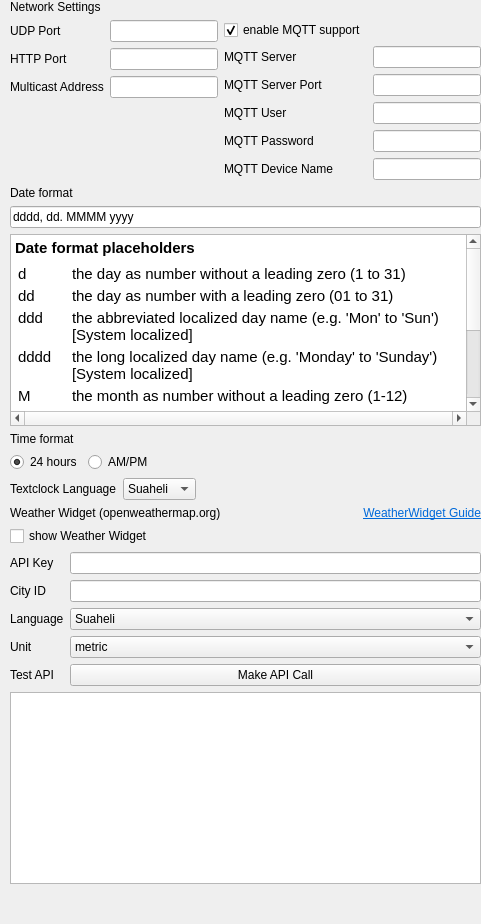
     <widget class="QWidget" name="tab_advanced">
      <attribute name="title">
       <string>Advanced Settings</string>
      </attribute>
      <layout class="QGridLayout" name="gridLayout_2">
       <property name="leftMargin">
        <number>10</number>
       </property>
       <property name="topMargin">
        <number>0</number>
       </property>
       <property name="rightMargin">
        <number>0</number>
       </property>
       <property name="bottomMargin">
        <number>0</number>
       </property>
       <item row="1" column="0">
        <layout class="QVBoxLayout" name="verticalLayout_15">
         <item>
          <widget class="QLabel" name="label_45">
           <property name="text">
            <string>Network Settings</string>
           </property>
          </widget>
         </item>
         <item>
          <layout class="QHBoxLayout" name="horizontalLayout_20">
           <item>
            <layout class="QFormLayout" name="formLayout">
             <property name="labelAlignment">
              <set>Qt::AlignmentFlag::AlignLeading|Qt::AlignmentFlag::AlignLeft|Qt::AlignmentFlag::AlignVCenter</set>
             </property>
             <property name="formAlignment">
              <set>Qt::AlignmentFlag::AlignLeading|Qt::AlignmentFlag::AlignLeft|Qt::AlignmentFlag::AlignTop</set>
             </property>
             <item row="0" column="0">
              <widget class="QLabel" name="label_4">
               <property name="text">
                <string>UDP Port</string>
               </property>
               <property name="buddy">
                <cstring>udpport</cstring>
               </property>
              </widget>
             </item>
             <item row="0" column="1">
              <widget class="QLineEdit" name="udpport">
               <property name="sizePolicy">
                <sizepolicy hsizetype="Minimum" vsizetype="Fixed">
                 <horstretch>0</horstretch>
                 <verstretch>0</verstretch>
                </sizepolicy>
               </property>
               <property name="minimumSize">
                <size>
                 <width>0</width>
                 <height>0</height>
                </size>
               </property>
              </widget>
             </item>
             <item row="1" column="0">
              <widget class="QLabel" name="label_12">
               <property name="text">
                <string>HTTP Port</string>
               </property>
               <property name="buddy">
                <cstring>httpport</cstring>
               </property>
              </widget>
             </item>
             <item row="1" column="1">
              <widget class="QLineEdit" name="httpport"/>
             </item>
             <item row="2" column="0">
              <widget class="QLabel" name="label_40">
               <property name="text">
                <string>Multicast Address</string>
               </property>
               <property name="buddy">
                <cstring>multicast_group</cstring>
               </property>
              </widget>
             </item>
             <item row="2" column="1">
              <widget class="QLineEdit" name="multicast_group"/>
             </item>
            </layout>
           </item>
           <item>
            <layout class="QFormLayout" name="formLayout_3">
             <property name="labelAlignment">
              <set>Qt::AlignmentFlag::AlignLeading|Qt::AlignmentFlag::AlignLeft|Qt::AlignmentFlag::AlignVCenter</set>
             </property>
             <property name="formAlignment">
              <set>Qt::AlignmentFlag::AlignLeading|Qt::AlignmentFlag::AlignLeft|Qt::AlignmentFlag::AlignTop</set>
             </property>
             <item row="0" column="0">
              <widget class="QCheckBox" name="enablemqtt">
               <property name="text">
                <string>enable MQTT support</string>
               </property>
               <property name="checked">
                <bool>true</bool>
               </property>
              </widget>
             </item>
             <item row="1" column="0">
              <widget class="QLabel" name="label_41">
               <property name="text">
                <string>MQTT Server</string>
               </property>
               <property name="buddy">
                <cstring>mqttserver</cstring>
               </property>
              </widget>
             </item>
             <item row="1" column="1">
              <widget class="QLineEdit" name="mqttserver"/>
             </item>
             <item row="2" column="0">
              <widget class="QLabel" name="label_46">
               <property name="text">
                <string>MQTT Server Port</string>
               </property>
               <property name="buddy">
                <cstring>mqttport</cstring>
               </property>
              </widget>
             </item>
             <item row="2" column="1">
              <widget class="QLineEdit" name="mqttport"/>
             </item>
             <item row="3" column="0">
              <widget class="QLabel" name="label_43">
               <property name="text">
                <string>MQTT User</string>
               </property>
               <property name="buddy">
                <cstring>mqttuser</cstring>
               </property>
              </widget>
             </item>
             <item row="3" column="1">
              <widget class="QLineEdit" name="mqttuser"/>
             </item>
             <item row="4" column="0">
              <widget class="QLabel" name="label_44">
               <property name="text">
                <string>MQTT Password</string>
               </property>
               <property name="buddy">
                <cstring>mqttpassword</cstring>
               </property>
              </widget>
             </item>
             <item row="4" column="1">
              <widget class="QLineEdit" name="mqttpassword"/>
             </item>
             <item row="5" column="0">
              <widget class="QLabel" name="label_42">
               <property name="text">
                <string>MQTT Device Name</string>
               </property>
               <property name="buddy">
                <cstring>mqttdevicename</cstring>
               </property>
              </widget>
             </item>
             <item row="5" column="1">
              <widget class="QLineEdit" name="mqttdevicename"/>
             </item>
            </layout>
           </item>
          </layout>
         </item>
         <item>
          <widget class="QLabel" name="label_10">
           <property name="text">
            <string>Date format</string>
           </property>
           <property name="buddy">
            <cstring>dateFormat</cstring>
           </property>
          </widget>
         </item>
         <item>
          <widget class="QLineEdit" name="dateFormat">
           <property name="text">
            <string>dddd, dd. MMMM yyyy</string>
           </property>
          </widget>
         </item>
         <item>
          <widget class="QTextBrowser" name="textBrowser_2">
           <property name="acceptDrops">
            <bool>false</bool>
           </property>
           <property name="horizontalScrollBarPolicy">
            <enum>Qt::ScrollBarPolicy::ScrollBarAlwaysOn</enum>
           </property>
           <property name="html">
            <string>&lt;!DOCTYPE HTML PUBLIC &quot;-//W3C//DTD HTML 4.0//EN&quot; &quot;http://www.w3.org/TR/REC-html40/strict.dtd&quot;&gt;
&lt;html&gt;&lt;head&gt;&lt;meta name=&quot;qrichtext&quot; content=&quot;1&quot; /&gt;&lt;meta charset=&quot;utf-8&quot; /&gt;&lt;style type=&quot;text/css&quot;&gt;
p, li { white-space: pre-wrap; }
hr { height: 1px; border-width: 0; }
li.unchecked::marker { content: &quot;\2610&quot;; }
li.checked::marker { content: &quot;\2612&quot;; }
&lt;/style&gt;&lt;/head&gt;&lt;body style=&quot; font-family:'.AppleSystemUIFont'; font-size:13pt; font-weight:400; font-style:normal;&quot;&gt;
&lt;p style=&quot; margin-top:12px; margin-bottom:12px; margin-left:0px; margin-right:0px; -qt-block-indent:0; text-indent:0px;&quot;&gt;&lt;span style=&quot; font-family:'FreeSans'; font-size:11pt; font-weight:600;&quot;&gt;Date format placeholders&lt;/span&gt;&lt;/p&gt;
&lt;table border=&quot;0&quot; style=&quot; margin-top:5px; margin-bottom:0px; margin-left:0px; margin-right:0px;&quot; cellspacing=&quot;2&quot; cellpadding=&quot;1&quot;&gt;
&lt;tr&gt;
&lt;td&gt;
&lt;p style=&quot; margin-top:0px; margin-bottom:0px; margin-left:0px; margin-right:0px; -qt-block-indent:0; text-indent:0px;&quot;&gt;&lt;span style=&quot; font-family:'FreeSans'; font-size:11pt;&quot;&gt;d&lt;/span&gt;&lt;/p&gt;&lt;/td&gt;
&lt;td&gt;
&lt;p style=&quot; margin-top:0px; margin-bottom:0px; margin-left:0px; margin-right:0px; -qt-block-indent:0; text-indent:0px;&quot;&gt;&lt;span style=&quot; font-family:'FreeSans'; font-size:11pt;&quot;&gt;the day as number without a leading zero (1 to 31)&lt;/span&gt;&lt;/p&gt;&lt;/td&gt;&lt;/tr&gt;
&lt;tr&gt;
&lt;td&gt;
&lt;p style=&quot; margin-top:0px; margin-bottom:0px; margin-left:0px; margin-right:0px; -qt-block-indent:0; text-indent:0px;&quot;&gt;&lt;span style=&quot; font-family:'FreeSans'; font-size:11pt;&quot;&gt;dd&lt;/span&gt;&lt;/p&gt;&lt;/td&gt;
&lt;td&gt;
&lt;p style=&quot; margin-top:0px; margin-bottom:0px; margin-left:0px; margin-right:0px; -qt-block-indent:0; text-indent:0px;&quot;&gt;&lt;span style=&quot; font-family:'FreeSans'; font-size:11pt;&quot;&gt;the day as number with a leading zero (01 to 31)&lt;/span&gt;&lt;/p&gt;&lt;/td&gt;&lt;/tr&gt;
&lt;tr&gt;
&lt;td&gt;
&lt;p style=&quot; margin-top:0px; margin-bottom:0px; margin-left:0px; margin-right:0px; -qt-block-indent:0; text-indent:0px;&quot;&gt;&lt;span style=&quot; font-family:'FreeSans'; font-size:11pt;&quot;&gt;ddd&lt;/span&gt;&lt;/p&gt;&lt;/td&gt;
&lt;td&gt;
&lt;p style=&quot; margin-top:0px; margin-bottom:0px; margin-left:0px; margin-right:0px; -qt-block-indent:0; text-indent:0px;&quot;&gt;&lt;span style=&quot; font-family:'FreeSans'; font-size:11pt;&quot;&gt;the abbreviated localized day name (e.g. 'Mon' to 'Sun') [System localized]&lt;/span&gt;&lt;/p&gt;&lt;/td&gt;&lt;/tr&gt;
&lt;tr&gt;
&lt;td&gt;
&lt;p style=&quot; margin-top:0px; margin-bottom:0px; margin-left:0px; margin-right:0px; -qt-block-indent:0; text-indent:0px;&quot;&gt;&lt;span style=&quot; font-family:'FreeSans'; font-size:11pt;&quot;&gt;dddd&lt;/span&gt;&lt;/p&gt;&lt;/td&gt;
&lt;td&gt;
&lt;p style=&quot; margin-top:0px; margin-bottom:0px; margin-left:0px; margin-right:0px; -qt-block-indent:0; text-indent:0px;&quot;&gt;&lt;span style=&quot; font-family:'FreeSans'; font-size:11pt;&quot;&gt;the long localized day name (e.g. 'Monday' to 'Sunday') [System localized]&lt;/span&gt;&lt;/p&gt;&lt;/td&gt;&lt;/tr&gt;
&lt;tr&gt;
&lt;td&gt;
&lt;p style=&quot; margin-top:0px; margin-bottom:0px; margin-left:0px; margin-right:0px; -qt-block-indent:0; text-indent:0px;&quot;&gt;&lt;span style=&quot; font-family:'FreeSans'; font-size:11pt;&quot;&gt;M&lt;/span&gt;&lt;/p&gt;&lt;/td&gt;
&lt;td&gt;
&lt;p style=&quot; margin-top:0px; margin-bottom:0px; margin-left:0px; margin-right:0px; -qt-block-indent:0; text-indent:0px;&quot;&gt;&lt;span style=&quot; font-family:'FreeSans'; font-size:11pt;&quot;&gt;the month as number without a leading zero (1-12)&lt;/span&gt;&lt;/p&gt;&lt;/td&gt;&lt;/tr&gt;
&lt;tr&gt;
&lt;td&gt;
&lt;p style=&quot; margin-top:0px; margin-bottom:0px; margin-left:0px; margin-right:0px; -qt-block-indent:0; text-indent:0px;&quot;&gt;&lt;span style=&quot; font-family:'FreeSans'; font-size:11pt;&quot;&gt;MM&lt;/span&gt;&lt;/p&gt;&lt;/td&gt;
&lt;td&gt;
&lt;p style=&quot; margin-top:0px; margin-bottom:0px; margin-left:0px; margin-right:0px; -qt-block-indent:0; text-indent:0px;&quot;&gt;&lt;span style=&quot; font-family:'FreeSans'; font-size:11pt;&quot;&gt;the month as number with a leading zero (01-12)&lt;/span&gt;&lt;/p&gt;&lt;/td&gt;&lt;/tr&gt;
&lt;tr&gt;
&lt;td&gt;
&lt;p style=&quot; margin-top:0px; margin-bottom:0px; margin-left:0px; margin-right:0px; -qt-block-indent:0; text-indent:0px;&quot;&gt;&lt;span style=&quot; font-family:'FreeSans'; font-size:11pt;&quot;&gt;MMM&lt;/span&gt;&lt;/p&gt;&lt;/td&gt;
&lt;td&gt;
&lt;p style=&quot; margin-top:0px; margin-bottom:0px; margin-left:0px; margin-right:0px; -qt-block-indent:0; text-indent:0px;&quot;&gt;&lt;span style=&quot; font-family:'FreeSans'; font-size:11pt;&quot;&gt;the abbreviated localized month name (e.g. 'Jan' to 'Dec') [System localized]&lt;/span&gt;&lt;/p&gt;&lt;/td&gt;&lt;/tr&gt;
&lt;tr&gt;
&lt;td&gt;
&lt;p style=&quot; margin-top:0px; margin-bottom:0px; margin-left:0px; margin-right:0px; -qt-block-indent:0; text-indent:0px;&quot;&gt;&lt;span style=&quot; font-family:'FreeSans'; font-size:11pt;&quot;&gt;MMMM&lt;/span&gt;&lt;/p&gt;&lt;/td&gt;
&lt;td&gt;
&lt;p style=&quot; margin-top:0px; margin-bottom:0px; margin-left:0px; margin-right:0px; -qt-block-indent:0; text-indent:0px;&quot;&gt;&lt;span style=&quot; font-family:'FreeSans'; font-size:11pt;&quot;&gt;the long localized month name (e.g. 'January' to 'December') [System localized]&lt;/span&gt;&lt;/p&gt;&lt;/td&gt;&lt;/tr&gt;
&lt;tr&gt;
&lt;td&gt;
&lt;p style=&quot; margin-top:0px; margin-bottom:0px; margin-left:0px; margin-right:0px; -qt-block-indent:0; text-indent:0px;&quot;&gt;&lt;span style=&quot; font-family:'FreeSans'; font-size:11pt;&quot;&gt;yy&lt;/span&gt;&lt;/p&gt;&lt;/td&gt;
&lt;td&gt;
&lt;p style=&quot; margin-top:0px; margin-bottom:0px; margin-left:0px; margin-right:0px; -qt-block-indent:0; text-indent:0px;&quot;&gt;&lt;span style=&quot; font-family:'FreeSans'; font-size:11pt;&quot;&gt;the year as two digit number (00-99)&lt;/span&gt;&lt;/p&gt;&lt;/td&gt;&lt;/tr&gt;
&lt;tr&gt;
&lt;td&gt;
&lt;p style=&quot; margin-top:0px; margin-bottom:0px; margin-left:0px; margin-right:0px; -qt-block-indent:0; text-indent:0px;&quot;&gt;&lt;span style=&quot; font-family:'FreeSans'; font-size:11pt;&quot;&gt;yyyy&lt;/span&gt;&lt;/p&gt;&lt;/td&gt;
&lt;td&gt;
&lt;p style=&quot; margin-top:0px; margin-bottom:0px; margin-left:0px; margin-right:0px; -qt-block-indent:0; text-indent:0px;&quot;&gt;&lt;span style=&quot; font-family:'FreeSans'; font-size:11pt;&quot;&gt;the year as four digit number&lt;/span&gt;&lt;/p&gt;&lt;/td&gt;&lt;/tr&gt;&lt;/table&gt;&lt;/body&gt;&lt;/html&gt;</string>
           </property>
          </widget>
         </item>
        </layout>
       </item>
       <item row="7" column="0">
        <spacer name="verticalSpacer">
         <property name="orientation">
          <enum>Qt::Orientation::Vertical</enum>
         </property>
         <property name="sizeHint" stdset="0">
          <size>
           <width>20</width>
           <height>40</height>
          </size>
         </property>
        </spacer>
       </item>
       <item row="3" column="0">
        <layout class="QVBoxLayout" name="verticalLayout_17">
         <item>
          <widget class="QLabel" name="label_22">
           <property name="text">
            <string>Time format</string>
           </property>
          </widget>
         </item>
         <item>
          <layout class="QHBoxLayout" name="horizontalLayout">
           <item>
            <widget class="QRadioButton" name="time_24h">
             <property name="sizePolicy">
              <sizepolicy hsizetype="Maximum" vsizetype="Fixed">
               <horstretch>0</horstretch>
               <verstretch>0</verstretch>
              </sizepolicy>
             </property>
             <property name="text">
              <string>24 hours</string>
             </property>
             <property name="checked">
              <bool>true</bool>
             </property>
            </widget>
           </item>
           <item>
            <widget class="QRadioButton" name="time_am_pm">
             <property name="text">
              <string>AM/PM</string>
             </property>
            </widget>
           </item>
          </layout>
         </item>
        </layout>
       </item>
       <item row="6" column="0">
        <layout class="QVBoxLayout" name="verticalLayout_18">
         <item>
          <layout class="QHBoxLayout" name="horizontalLayout_15">
           <item>
            <widget class="QLabel" name="label_13">
             <property name="text">
              <string>Weather Widget (openweathermap.org)</string>
             </property>
            </widget>
           </item>
           <item>
            <widget class="QLabel" name="label_27">
             <property name="text">
              <string>&lt;html&gt;&lt;head/&gt;&lt;body&gt;&lt;p&gt;&lt;a href=&quot;https://www.astrastudio.de/wiki/onairscreen#weather-widget&quot;&gt;&lt;span style=&quot; text-decoration: underline; color:#0069d9;&quot;&gt;WeatherWidget Guide&lt;/span&gt;&lt;/a&gt;&lt;/p&gt;&lt;/body&gt;&lt;/html&gt;</string>
             </property>
             <property name="textFormat">
              <enum>Qt::TextFormat::AutoText</enum>
             </property>
             <property name="alignment">
              <set>Qt::AlignmentFlag::AlignRight|Qt::AlignmentFlag::AlignTrailing|Qt::AlignmentFlag::AlignVCenter</set>
             </property>
             <property name="openExternalLinks">
              <bool>true</bool>
             </property>
             <property name="textInteractionFlags">
              <set>Qt::TextInteractionFlag::LinksAccessibleByMouse|Qt::TextInteractionFlag::TextSelectableByMouse</set>
             </property>
            </widget>
           </item>
          </layout>
         </item>
         <item>
          <widget class="QCheckBox" name="owmWidgetEnabled">
           <property name="text">
            <string>show Weather Widget</string>
           </property>
          </widget>
         </item>
         <item>
          <layout class="QFormLayout" name="owmLayout">
           <property name="labelAlignment">
            <set>Qt::AlignmentFlag::AlignLeading|Qt::AlignmentFlag::AlignLeft|Qt::AlignmentFlag::AlignVCenter</set>
           </property>
           <property name="formAlignment">
            <set>Qt::AlignmentFlag::AlignLeading|Qt::AlignmentFlag::AlignLeft|Qt::AlignmentFlag::AlignTop</set>
           </property>
           <item row="0" column="0">
            <widget class="QLabel" name="label_14">
             <property name="text">
              <string>API Key</string>
             </property>
             <property name="buddy">
              <cstring>owmAPIKey</cstring>
             </property>
            </widget>
           </item>
           <item row="0" column="1">
            <widget class="QLineEdit" name="owmAPIKey">
             <property name="minimumSize">
              <size>
               <width>300</width>
               <height>0</height>
              </size>
             </property>
             <property name="text">
              <string/>
             </property>
            </widget>
           </item>
           <item row="1" column="0">
            <widget class="QLabel" name="label_23">
             <property name="text">
              <string>City ID</string>
             </property>
             <property name="buddy">
              <cstring>owmCityID</cstring>
             </property>
            </widget>
           </item>
           <item row="1" column="1">
            <widget class="QLineEdit" name="owmCityID"/>
           </item>
           <item row="2" column="0">
            <widget class="QLabel" name="label_24">
             <property name="text">
              <string>Language</string>
             </property>
             <property name="buddy">
              <cstring>owmLanguage</cstring>
             </property>
            </widget>
           </item>
           <item row="2" column="1">
            <widget class="QComboBox" name="owmLanguage">
             <item>
              <property name="text">
               <string>Suaheli</string>
              </property>
             </item>
            </widget>
           </item>
           <item row="4" column="1">
            <widget class="QPushButton" name="owmTestAPI">
             <property name="text">
              <string>Make API Call</string>
             </property>
            </widget>
           </item>
           <item row="4" column="0">
            <widget class="QLabel" name="label_25">
             <property name="text">
              <string>Test API</string>
             </property>
             <property name="buddy">
              <cstring>owmTestAPI</cstring>
             </property>
            </widget>
           </item>
           <item row="3" column="0">
            <widget class="QLabel" name="label_26">
             <property name="text">
              <string>Unit</string>
             </property>
             <property name="buddy">
              <cstring>owmUnit</cstring>
             </property>
            </widget>
           </item>
           <item row="3" column="1">
            <widget class="QComboBox" name="owmUnit">
             <item>
              <property name="text">
               <string>metric</string>
              </property>
             </item>
            </widget>
           </item>
          </layout>
         </item>
         <item>
          <layout class="QVBoxLayout" name="verticalLayout_19">
           <item>
            <widget class="QPlainTextEdit" name="owmTestOutput">
             <property name="readOnly">
              <bool>true</bool>
             </property>
            </widget>
           </item>
          </layout>
         </item>
        </layout>
       </item>
       <item row="5" column="0">
        <layout class="QVBoxLayout" name="verticalLayout_16">
         <item>
          <layout class="QFormLayout" name="formLayout_2">
           <property name="labelAlignment">
            <set>Qt::AlignmentFlag::AlignLeading|Qt::AlignmentFlag::AlignLeft|Qt::AlignmentFlag::AlignVCenter</set>
           </property>
           <property name="formAlignment">
            <set>Qt::AlignmentFlag::AlignLeading|Qt::AlignmentFlag::AlignLeft|Qt::AlignmentFlag::AlignTop</set>
           </property>
           <item row="0" column="0">
            <widget class="QLabel" name="label_15">
             <property name="text">
              <string>Textclock Language</string>
             </property>
             <property name="buddy">
              <cstring>textClockLanguage</cstring>
             </property>
            </widget>
           </item>
           <item row="0" column="1">
            <widget class="QComboBox" name="textClockLanguage">
             <property name="sizePolicy">
              <sizepolicy hsizetype="Maximum" vsizetype="Fixed">
               <horstretch>0</horstretch>
               <verstretch>0</verstretch>
              </sizepolicy>
             </property>
             <item>
              <property name="text">
               <string>Suaheli</string>
              </property>
             </item>
             <item>
              <property name="text">
               <string>English</string>
              </property>
             </item>
             <item>
              <property name="text">
               <string>German</string>
              </property>
             </item>
             <item>
              <property name="text">
               <string>French</string>
              </property>
             </item>
            </widget>
           </item>
          </layout>
         </item>
        </layout>
       </item>
      </layout>
     </widget>
